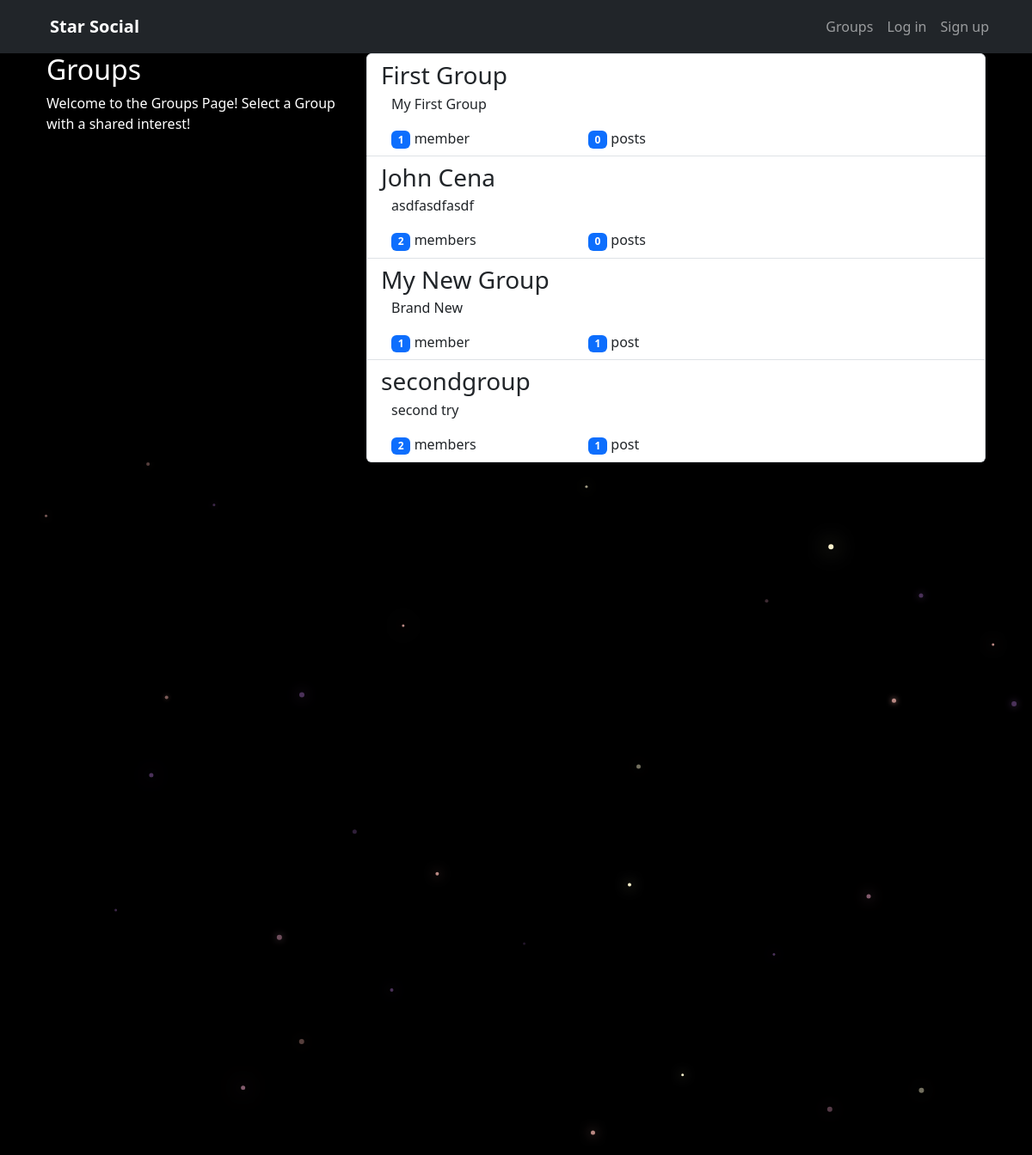
The app's page /groups/ with its own data.
### groups/models.py (models this page shows, shortened)
class Group(models.Model):
    name = models.CharField(max_length=255, unique=True)
    slug = models.SlugField(allow_unicode=True, unique=True)
    description = models.TextField(blank=True, default='')
    description_html = models.TextField(editable=False, default='', blank=True)
    members = models.ManyToManyField(User,through="GroupMember")
    class Meta:
        ordering = ["name"]

### groups/views.py (the view)
# urls.py: path("", views.ListGroups.as_view(), name="all"),
class ListGroups(generic.ListView):
    model = Group

### groups/templates/groups/group_list.html (shortened to what this page needs)
{% extends "groups/group_base.html" %}
{% block pregroup %}
<div class="col-md-4">
    <div class="content">
            <h2>Groups</h2>
            <p>Welcome to the Groups Page! Select a Group with a shared interest!</p>
    </div>
</div>
{% endblock %}
{% block group_content %}
<div class="col-md-8">
    <div class="list-group">
        {% for group in object_list %}
          <a class="list-group-item list-group-item-action" href="{% url 'groups:single' slug=group.slug %}">
                   <h3 class="mb-1">{{ group.name }}</h3>
            <div class="container-fluid">
                {{ group.description_html|safe }}
                <div class="row mt-2">
                    <div class="col-md-4">
                        <span class="badge bg-primary">{{ group.members.count }}</span> member{{ group.members.count|pluralize }}
                    </div>
                    <div class="col-md-4">
                        <span class="badge bg-primary">{{ group.posts.count }}</span> post{{ group.posts.count|pluralize }}
                    </div>
                </div>
            </div>
        </a>
        {% endfor %}
    </div>
</div>
{% endblock %}

### static/simplesocial/css/master.css (style rules this page uses)
body { margin: 0; overflow: hidden; background-color: black; color:white; }

### records on screen
Group: name "First Group", description_html "My First Group", members.count "1", posts.count "0"
Group: name "John Cena", description_html "asdfasdfasdf", members.count "2", posts.count "0"
Group: name "My New Group", description_html "Brand New", members.count "1", posts.count "1"
Group: name "secondgroup", description_html "second try", members.count "2", posts.count "1"
